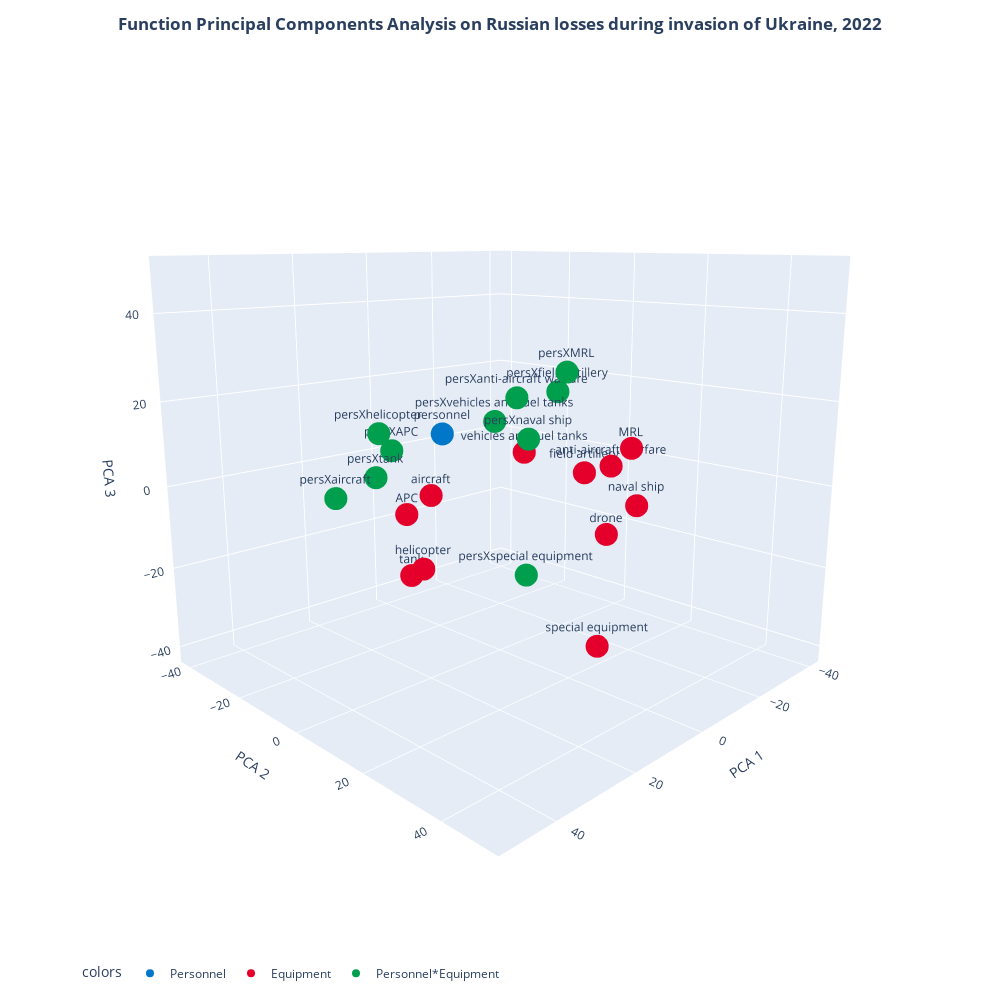

The notebook cell saved with this chart:
### Markdown cell above
<a id="12"></a>
### FPCA LOADINGS PLOT

### Code cell
fPCA_coef = fPCA_analysis.coef
fPCA_coef = pd.DataFrame(fPCA_coef)
fPCA_coef.columns = ['PCA1', 'PCA2', 'PCA3']


fPCA_coef['colors'] = colors_pca
fPCA_coef['colors'] = fPCA_coef['colors'].astype('str')

max_ax = fPCA_coef.iloc[:,:3].max().max() + 5
min_ax = fPCA_coef.iloc[:,:3].min().min() - 5
legnd_names = {'0':'Personnel', '1': 'Equipment', '2': 'Personnel*Equipment'}

fig = px.scatter_3d(fPCA_coef, 
                    x='PCA1', 
                    y='PCA2', 
                    z='PCA3', 
                    color = 'colors',
                    color_discrete_sequence=['#0077c8', '#e4002b', '#009f4d'], 
                    text=d4th.columns)
fig.for_each_trace(lambda t: t.update(name = legnd_names[t.name]))
fig.update_layout(scene = dict(xaxis_title='PCA 1',
                               yaxis_title='PCA 2',
                               zaxis_title='PCA 3',
                               xaxis = dict(range=[min_ax,max_ax],),
                               yaxis = dict(range=[min_ax,max_ax],),
                               zaxis = dict(range=[min_ax,max_ax],)
                              ),
                  scene_aspectmode='auto',
                  width=1000, 
                  height=1000,
                  title_text='<b>Function Principal Components Analysis on Russian losses during invasion of Ukraine, 2022</b>',
                  title_x=0.5,
                  scene_camera = dict(eye=dict(x=1.5, y=1.5, z=0.5)),
                  legend=dict(yanchor='top',
                              xanchor='left',
                              orientation='h')
                 )
fig.show()

### Figure 1 — Plotly figure (JSON) as saved in the notebook; plotly's stock layout.template omitted (floating-point values rounded to 4 significant figures)
{"data": [{"hovertemplate": "colors=0<br>PCA1=%{x}<br>PCA2=%{y}<br>PCA3=%{z}<br>text=%{text}<extra></extra>", "legendgroup": "0", "marker": {"color": "#0077c8", "symbol": "circle"}, "mode": "markers+text", "name": "Personnel", "scene": "scene", "showlegend": true, "text": ["personnel"], "type": "scatter3d", "x": [5.868], "y": [-11.72], "z": [10.26]}, {"hovertemplate": "colors=1<br>PCA1=%{x}<br>PCA2=%{y}<br>PCA3=%{z}<br>text=%{text}<extra></extra>", "legendgroup": "1", "marker": {"color": "#e4002b", "symbol": "circle"}, "mode": "markers+text", "name": "Equipment", "scene": "scene", "showlegend": true, "text": ["aircraft", "helicopter", "tank", "APC", "field artillery", "MRL", "drone", "naval ship", "anti-aircraft warfare", "special equipment", "vehicles and fuel tanks"], "type": "scatter3d", "x": [16.05, 26.06, 5.836, 5.753, -34.83, -29.44, -15.16, 15.43, -34.35, -8.742, -20.63], "y": [-3.852, 5.265, -23.0, -24.4, -6.285, 11.83, 16.76, 47.61, 2.235, 20.21, -12.84], "z": [-1.343, -13.91, -29.13, -12.97, -6.256, 4.627, -13.38, 7.426, -2.7, -38.98, 0.8545]}, {"hovertemplate": "colors=2<br>PCA1=%{x}<br>PCA2=%{y}<br>PCA3=%{z}<br>text=%{text}<extra></extra>", "legendgroup": "2", "marker": {"color": "#009f4d", "symbol": "circle"}, "mode": "markers+text", "name": "Personnel*Equipment", "scene": "scene", "showlegend": true, "text": ["persXaircraft", "persXhelicopter", "persXtank", "persXAPC", "persXfield artillery", "persXMRL", "persXnaval ship", "persXanti-aircraft warfare", "persXspecial equipment", "persXvehicles and fuel tanks"], "type": "scatter3d", "x": [37.64, 27.59, 20.29, 15.54, -24.94, -16.11, 20.25, -8.843, 6.658, -9.934], "y": [-6.3, -5.59, -16.4, -16.91, -6.386, 4.076, 27.33, -3.856, 14.05, -11.84], "z": [2.051, 14.77, 1.256, 6.873, 17.39, 24.63, 17.71, 18.2, -18.33, 10.95]}], "layout": {"height": 1000, "legend": {"orientation": "h", "title": {"text": "colors"}, "tracegroupgap": 0, "xanchor": "left", "yanchor": "top"}, "margin": {"t": 60}, "scene": {"aspectmode": "auto", "camera": {"eye": {"x": 1.5, "y": 1.5, "z": 0.5}}, "domain": {"x": [0.0, 1.0], "y": [0.0, 1.0]}, "xaxis": {"range": [-43.98, 52.61], "title": {"text": "PCA 1"}}, "yaxis": {"range": [-43.98, 52.61], "title": {"text": "PCA 2"}}, "zaxis": {"range": [-43.98, 52.61], "title": {"text": "PCA 3"}}}, "title": {"text": "<b>Function Principal Components Analysis on Russian losses during invasion of Ukraine, 2022</b>", "x": 0.5}, "width": 1000}}
